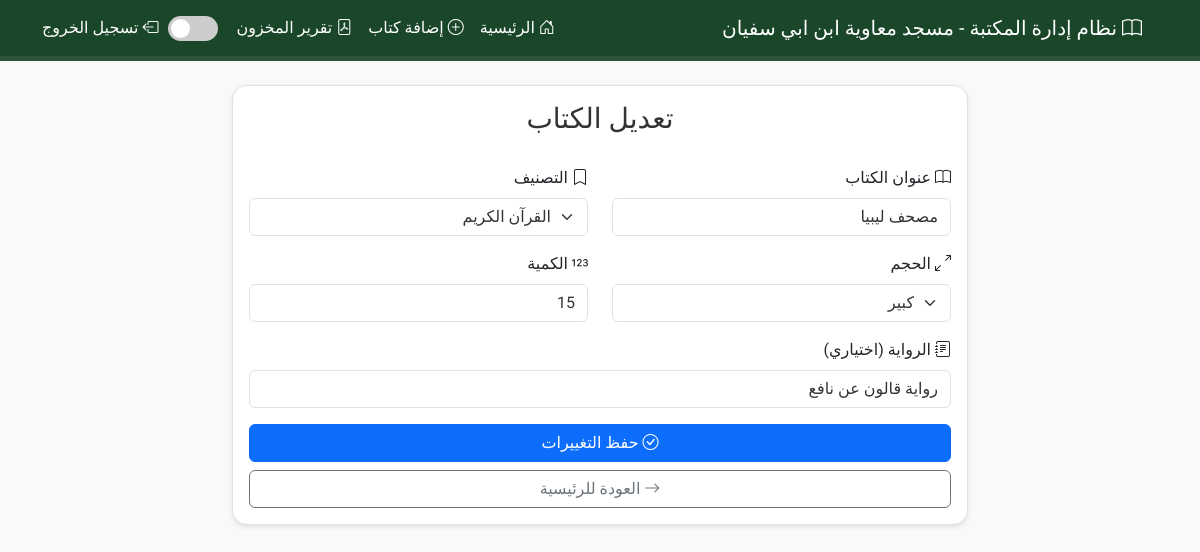
The page /edit_book/5 (signed in) on the database its author committed.
### app.py (models this page shows)
class Book(db.Model):
    id = db.Column(db.Integer, primary_key=True)
    title = db.Column(db.String(200), nullable=False)
    category = db.Column(db.String(50), nullable=False)
    quantity = db.Column(db.Integer, nullable=False)
    size = db.Column(db.String(20), nullable=False)
    riwaya = db.Column(db.String(100))
    date_added = db.Column(db.DateTime, default=datetime.utcnow)

### app.py (the view, shortened to what this page needs)
@app.route('/edit_book/<int:id>', methods=['GET', 'POST'])
@login_required
def edit_book(id):
    book = Book.query.get_or_404(id)
    return render_template('edit_book.html', book=book)

### app.py (called while the page is built)
@login_manager.user_loader
def load_user(user_id):
    return User.query.get(int(user_id))

### templates/edit_book.html (shortened to what this page needs)
{% extends "base.html" %}
{% block content %}
<div class="row justify-content-center mt-4">
    <div class="col-md-8">
        <div class="card">
            <div class="card-body">
                <h3 class="page-title">تعديل الكتاب</h3>
                <form method="POST">
                    <div class="row">
                        <div class="col-md-6">
                            <div class="form-group mb-3">
                                <label for="title" class="form-label">
                                    <i class="bi bi-book"></i>
                                    عنوان الكتاب
                                </label>
                                <input type="text" class="form-control" id="title" name="title" value="{{ book.title }}" required>
                            </div>
                        </div>
                        <div class="col-md-6">
                            <div class="form-group mb-3">
                                <label for="category" class="form-label">
                                    <i class="bi bi-bookmark"></i>
                                    التصنيف
                                </label>
                                <select class="form-select" id="category" name="category" required>
                                    <option value="القرآن الكريم" {% if book.category == 'القرآن الكريم' %}selected{% endif %}>القرآن الكريم</option>
                                </select>
                            </div>
                        </div>
                    </div>
                    <div class="row">
                        <div class="col-md-6">
                            <div class="form-group mb-3">
                                <label for="size" class="form-label">
                                    <i class="bi bi-arrows-angle-expand"></i>
                                    الحجم
                                </label>
                                <select class="form-select" id="size" name="size" required>
                                    <option value="كبير" {% if book.size == 'كبير' %}selected{% endif %}>كبير</option>
                                </select>
                            </div>
                        </div>
                        <div class="col-md-6">
                            <div class="form-group mb-3">
                                <label for="quantity" class="form-label">
                                    <i class="bi bi-123"></i>
                                    الكمية
                                </label>
                                <input type="number" class="form-control" id="quantity" name="quantity" value="{{ book.quantity }}" min="1" required>
                            </div>
                        </div>
                    </div>
                    <div class="form-group mb-3">
                        <label for="riwaya" class="form-label">
                            <i class="bi bi-journal-text"></i>
                            الرواية (اختياري)
                        </label>
                        <input type="text" class="form-control" id="riwaya" name="riwaya" value="{{ book.riwaya }}">
                    </div>
                    <div class="d-grid gap-2">
                        <button type="submit" class="btn btn-primary">
                            <i class="bi bi-check-circle"></i>
                            حفظ التغييرات
                        </button>
                        <a href="{{ url_for('index') }}" class="btn btn-outline-secondary">
                            <i class="bi bi-arrow-right"></i>
                            العودة للرئيسية
                        </a>
                    </div>
                </form>
            </div>
        </div>
    </div>
</div>
{% endblock %}

### templates/base.html (style rules this page uses)
:root { --primary-color: #1a472a; --secondary-color: #2c5338; --text-color: #333; --bg-color: #f8f9fa; --card-bg: #fff; --border-color: #dee2e6; --input-bg: #fff; --input-text: #333; }
body { font-family: 'Amiri', serif; background-color: var(--bg-color); color: var(--text-color); transition: all 0.3s ease; }
.card { background-color: var(--card-bg); border-radius: 15px; box-shadow: 0 2px 5px rgba(0,0,0,0.1); border: 1px solid var(--border-color); }
.form-control, .form-select { background-color: var(--input-bg); border: 1px solid var(--border-color); color: var(--input-text); }
.page-title { text-align: center; margin-bottom: 30px; color: var(--text-color); }

### rows shown on the page
Book: title "مصحف ليبيا", quantity "15", riwaya "رواية قالون عن نافع"
